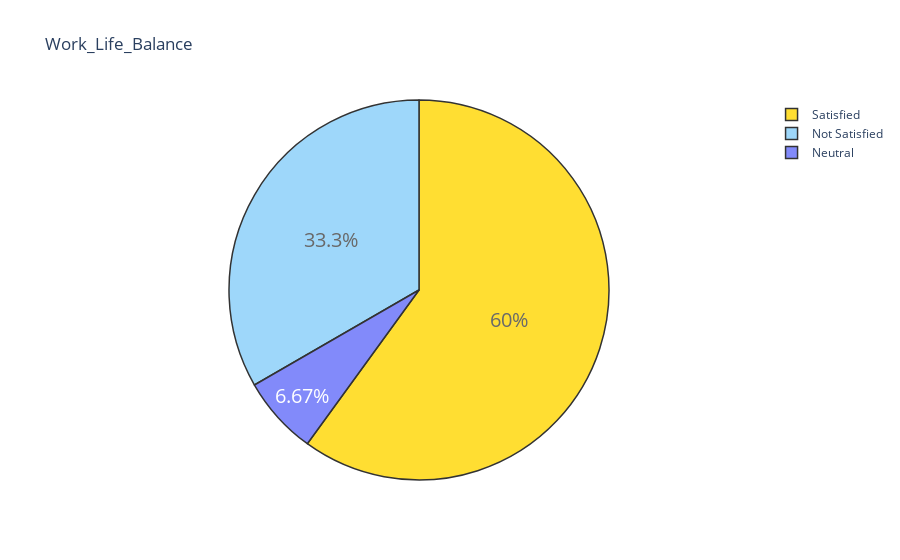
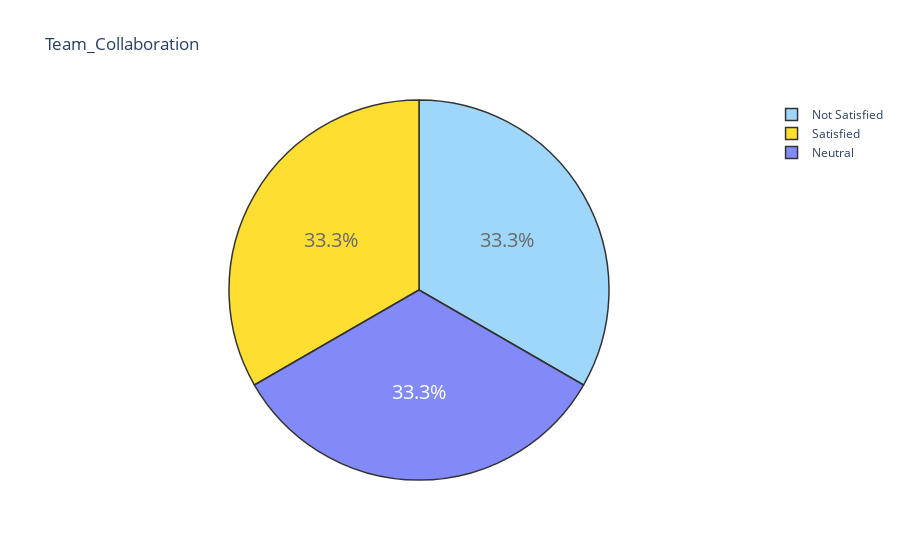

Notebook source saved alongside these figures, in order:
### Code cell
fun('Work_Life_Balance')
fun('Team_Collaboration')

### Figure 1 — Plotly figure (JSON) as saved in the notebook; plotly's stock layout.template omitted (floating-point values rounded to 4 significant figures)
{"data": [{"labels": ["Not Satisfied", "Satisfied", "Neutral"], "marker": {"colors": ["lightskyblue", "gold"], "line": {"color": "#000000", "width": 1.5}}, "opacity": 0.8, "textfont": {"size": 20}, "type": "pie", "values": [33.33, 60, 6.667]}], "layout": {"title": {"text": "Work_Life_Balance"}}}

### Figure 2 — Plotly figure (JSON) as saved in the notebook; plotly's stock layout.template omitted (floating-point values rounded to 4 significant figures)
{"data": [{"labels": ["Not Satisfied", "Satisfied", "Neutral"], "marker": {"colors": ["lightskyblue", "gold"], "line": {"color": "#000000", "width": 1.5}}, "opacity": 0.8, "textfont": {"size": 20}, "type": "pie", "values": [33.33, 33.33, 33.33]}], "layout": {"title": {"text": "Team_Collaboration"}}}
